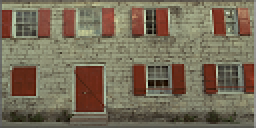
#> input picture final_project/img0/test_img.png, 128 x 64 px (shown 2 times larger)
$ python main.py
#> lines starting #> are read from the running program, lines starting #| are printed output that depends on the picture
import cv2
from PIL import Image
import numpy as np
import os
import sys


if __name__ == "__main__":
	width = 128
	height = 63

	for index in range(3):
		imagepath = './img' + str(index) + '/test_img.png'
		goldenpath = f'./img{index}/out_golden.dat'
		outputpath = f'./img{index}/out_image.dat'

		img = Image.open(imagepath)
#> img is the input picture: PIL image 128x64 RGBA; mean R, G, B, A 119.3, 108.3, 87.9, 255
		img_gray = img.convert('L')
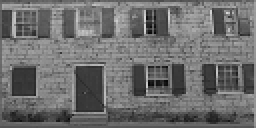
#> img_gray: PIL image 128x64 L (shown 2 times larger); min 3, max 217, mean 109.2
		img_gray = np.array(img_gray)
		#img = cv2.imread(imagepath)
		#img_gray = cv2.cvtColor(img, cv2.COLOR_BGR2GRAY)
		img_resize = img_gray

		for i in range(height):
			if i%2 == 0: continue
			for j in range(width):
				af = abs(int(img_resize[i-1][j-1]) - int(img_resize[i+1][j+1])) if (j>0 and j<width-1) else 255
				be = abs(int(img_resize[i-1][j])   - int(img_resize[i+1][j]))
				cd = abs(int(img_resize[i-1][j+1]) - int(img_resize[i+1][j-1])) if (j>0 and j<width-1) else 255
				if min(af, be, cd) == be:
					img_resize[i][j] = int( (int(img_resize[i-1][j]) + int(img_resize[i+1][j]))/2 )
				elif min(af, be, cd) == af:
					img_resize[i][j] = int( (int(img_resize[i-1][j-1]) + int(img_resize[i+1][j+1]))/2 )
				else:
					img_resize[i][j] = int( (int(img_resize[i-1][j+1]) + int(img_resize[i+1][j-1]))/2 )
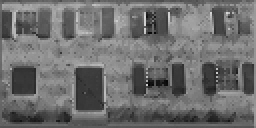
#> img_resize: shape (64, 128) (shown 2 times larger); min 3, max 217, mean 109.4

		with open(goldenpath, "w") as data:
			for i in range(height):
				for j in range(width):
					text = hex(int(img_resize[i][j])).replace("0x", "")
					data.write(f"{text}\n")

		with open(outputpath, "w") as data:
			for i in range(height):
				if i%2 == 1: continue
				for j in range(width):
					text = hex(int(img_resize[i][j])).replace("0x", "")
					data.write(f"{text}\n")
